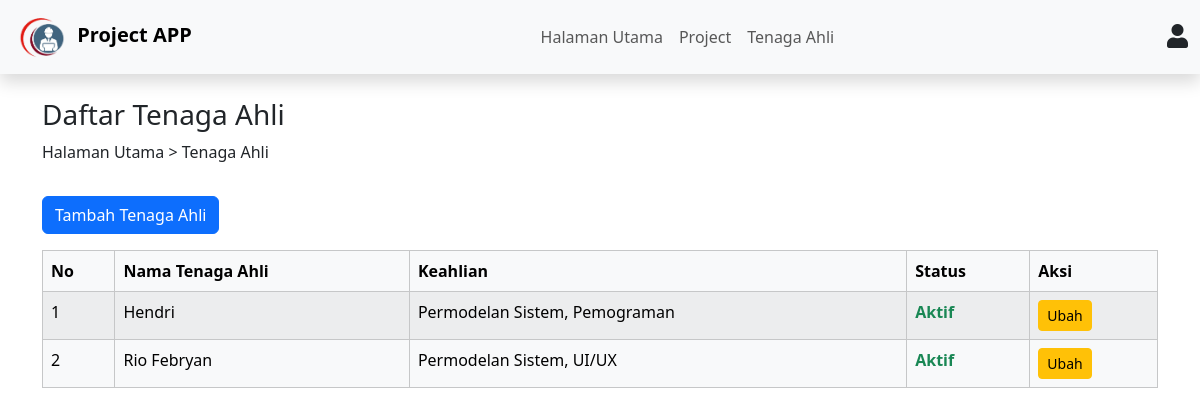
Page /tenaga_ahli.php (signed in) on the committed database.
### tables this page shows
CREATE TABLE `tenaga_ahli` (
  `id` int NOT NULL,
  `nama_tenaga_ahli` varchar(255) NOT NULL,
  `keahlian` varchar(255) DEFAULT NULL,
  `id_user` int NOT NULL,
  `status` tinyint(1) NOT NULL DEFAULT '1'
);

### tenaga_ahli.php (the view, shortened to what this page needs)
<?php
$id_user = $_SESSION['id_user'];
include 'layout/header.php';
include 'backend/sc_tenaga_ahli.php';
$sql_tenaga_ahli = "SELECT * FROM tenaga_ahli WHERE id_user = $id_user";
$result_tenaga_ahli = $conn->query($sql_tenaga_ahli);
?>
<div class="container mt-4">
    <h3>Daftar Tenaga Ahli</h3>
    <p><a class="text-decoration-none text-dark" href="dashboard.php">Halaman Utama</a> > <a class="text-decoration-none text-dark">Tenaga Ahli</a></p>
    <button type="button" class="btn btn-primary mb-3 mt-3" data-bs-toggle="modal" data-bs-target="#modalTambahTenagaAhli">Tambah Tenaga Ahli</button>
    <table class="table table-bordered table-light table-striped">
        <thead>
            <tr>
                <th>No</th>
                <th>Nama Tenaga Ahli</th>
                <th>Keahlian</th>
                <th>Status</th>
                <th>Aksi</th>
            </tr>
        </thead>
        <tbody>
            <?php if ($result_tenaga_ahli->num_rows > 0): ?>
                <?php $no = 1; ?>
                <?php while ($row = $result_tenaga_ahli->fetch_assoc()) : ?>
                    <tr>
                        <td><?= $no++; ?></td>
                        <td><?= htmlspecialchars($row['nama_tenaga_ahli']); ?></td>
                        <td><?= htmlspecialchars($row['keahlian']); ?></td>
                        <td>
                            <?php if ($row['status'] == 1): ?>
                                <span class="text-success fw-bold">Aktif</span>
                            <?php else: ?>
                                <span class="text-danger fw-bold">Nonaktif</span>
                            <?php endif; ?>
                        </td>
                        <td>
                            <button type="button" class="btn btn-warning btn-sm" data-bs-toggle="modal" data-bs-target="#modalUbahTenagaAhli<?= $row['id']; ?>">Ubah</button>
                        </td>
                    </tr>
                <?php endwhile; ?>
            <?php else: ?>
                <tr>
                    <td colspan="5" class="text-center">Saya Belum Memiliki Tenaga Ahli</td>
                </tr>
            <?php endif; ?>
        </tbody>
    </table>
</div>
<?php
include 'layout/footer.php';
?>

### rows in the picture
tenaga_ahli: nama_tenaga_ahli "Hendri", keahlian "Permodelan Sistem, Pemograman", status "Aktif"
tenaga_ahli: nama_tenaga_ahli "Rio Febryan", keahlian "Permodelan Sistem, UI/UX", status "Aktif"
